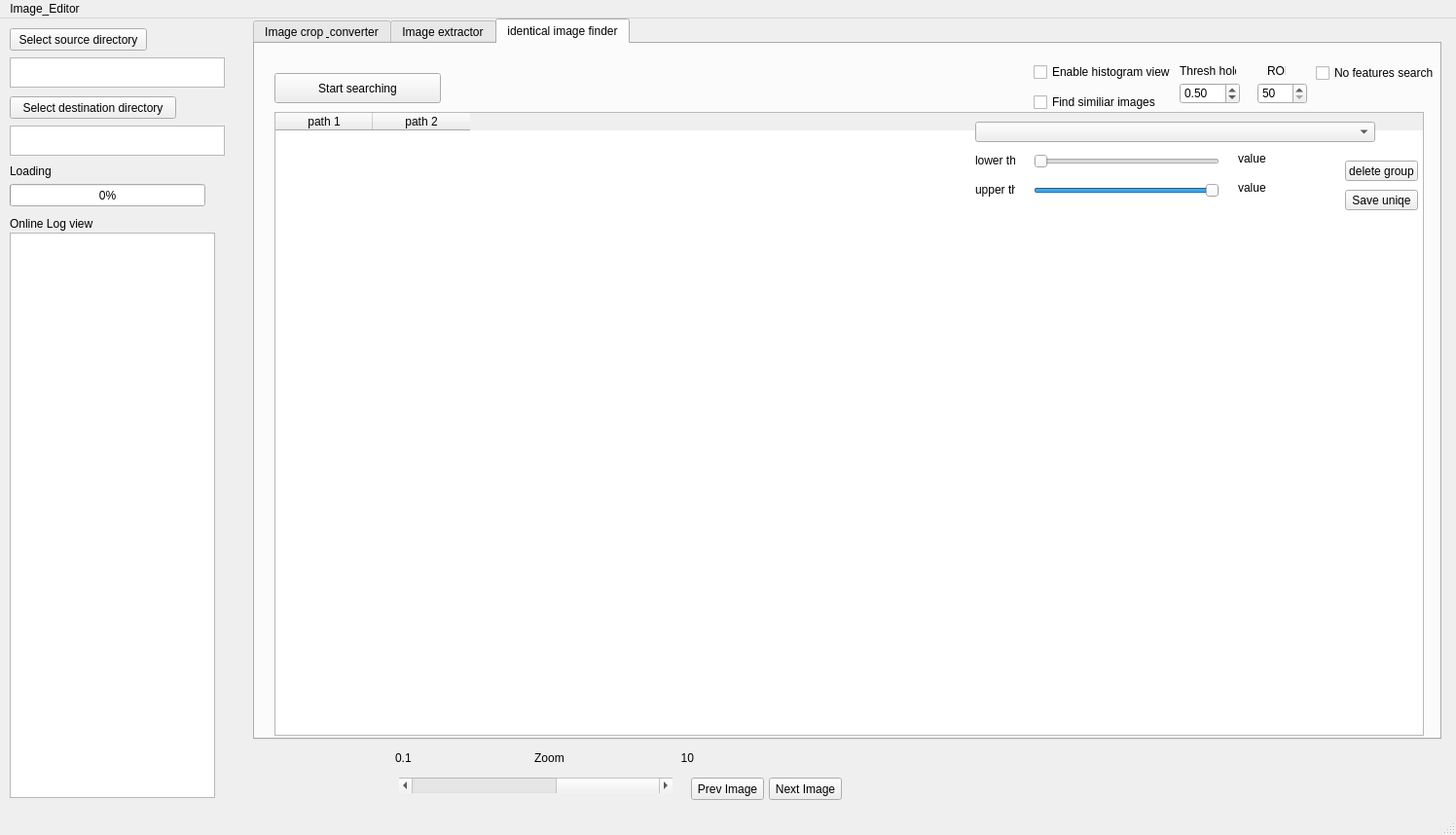
<?xml version="1.0" encoding="UTF-8"?>
<ui version="4.0">
 <class>MainWindow</class>
 <widget class="QMainWindow" name="MainWindow">
  <property name="geometry">
   <rect>
    <x>0</x>
    <y>0</y>
    <width>1496</width>
    <height>858</height>
   </rect>
  </property>
  <property name="windowTitle">
   <string>MainWindow</string>
  </property>
  <widget class="QWidget" name="centralwidget">
   <widget class="QTabWidget" name="tabWidget">
    <property name="geometry">
     <rect>
      <x>260</x>
      <y>0</y>
      <width>1221</width>
      <height>741</height>
     </rect>
    </property>
    <property name="currentIndex">
     <number>2</number>
    </property>
    <widget class="QWidget" name="crop_tab">
     <attribute name="title">
      <string>Image crop &amp; converter</string>
     </attribute>
     <widget class="QLabel" name="label_image">
      <property name="geometry">
       <rect>
        <x>0</x>
        <y>180</y>
        <width>500</width>
        <height>500</height>
       </rect>
      </property>
      <property name="text">
       <string/>
      </property>
     </widget>
     <widget class="QLabel" name="label">
      <property name="geometry">
       <rect>
        <x>0</x>
        <y>690</y>
        <width>101</width>
        <height>21</height>
       </rect>
      </property>
      <property name="text">
       <string>Original image size</string>
      </property>
     </widget>
     <widget class="QLabel" name="Source_image_size">
      <property name="geometry">
       <rect>
        <x>110</x>
        <y>690</y>
        <width>171</width>
        <height>21</height>
       </rect>
      </property>
      <property name="text">
       <string>X:              Y:</string>
      </property>
     </widget>
     <widget class="QLabel" name="text2">
      <property name="geometry">
       <rect>
        <x>30</x>
        <y>80</y>
        <width>21</width>
        <height>21</height>
       </rect>
      </property>
      <property name="text">
       <string>X: </string>
      </property>
     </widget>
     <widget class="QLabel" name="label_2">
      <property name="geometry">
       <rect>
        <x>30</x>
        <y>50</y>
        <width>151</width>
        <height>21</height>
       </rect>
      </property>
      <property name="font">
       <font>
        <pointsize>10</pointsize>
       </font>
      </property>
      <property name="text">
       <string>Output image size</string>
      </property>
     </widget>
     <widget class="QLabel" name="text2_2">
      <property name="geometry">
       <rect>
        <x>110</x>
        <y>80</y>
        <width>21</width>
        <height>21</height>
       </rect>
      </property>
      <property name="text">
       <string>Y:</string>
      </property>
     </widget>
     <widget class="QTextEdit" name="output_X_size">
      <property name="geometry">
       <rect>
        <x>50</x>
        <y>80</y>
        <width>51</width>
        <height>31</height>
       </rect>
      </property>
     </widget>
     <widget class="QTextEdit" name="output_Y_size">
      <property name="geometry">
       <rect>
        <x>130</x>
        <y>80</y>
        <width>51</width>
        <height>31</height>
       </rect>
      </property>
     </widget>
     <widget class="QRadioButton" name="radioButton">
      <property name="geometry">
       <rect>
        <x>230</x>
        <y>50</y>
        <width>91</width>
        <height>21</height>
       </rect>
      </property>
      <property name="text">
       <string>Add offset</string>
      </property>
     </widget>
     <widget class="QTextEdit" name="offset_y">
      <property name="geometry">
       <rect>
        <x>300</x>
        <y>80</y>
        <width>51</width>
        <height>31</height>
       </rect>
      </property>
     </widget>
     <widget class="QLabel" name="y_offset_text">
      <property name="geometry">
       <rect>
        <x>280</x>
        <y>80</y>
        <width>31</width>
        <height>20</height>
       </rect>
      </property>
      <property name="text">
       <string>Y:</string>
      </property>
     </widget>
     <widget class="QTextEdit" name="offset_x">
      <property name="geometry">
       <rect>
        <x>220</x>
        <y>80</y>
        <width>51</width>
        <height>31</height>
       </rect>
      </property>
     </widget>
     <widget class="QLabel" name="x_offset_text">
      <property name="geometry">
       <rect>
        <x>200</x>
        <y>80</y>
        <width>21</width>
        <height>21</height>
       </rect>
      </property>
      <property name="text">
       <string>X: </string>
      </property>
     </widget>
     <widget class="QPushButton" name="Star_seperate">
      <property name="geometry">
       <rect>
        <x>30</x>
        <y>150</y>
        <width>141</width>
        <height>23</height>
       </rect>
      </property>
      <property name="text">
       <string>Start Task</string>
      </property>
     </widget>
     <widget class="QCheckBox" name="Recipe_seperate">
      <property name="geometry">
       <rect>
        <x>30</x>
        <y>110</y>
        <width>131</width>
        <height>17</height>
       </rect>
      </property>
      <property name="text">
       <string>separate by recipe</string>
      </property>
     </widget>
     <widget class="QLabel" name="label_3">
      <property name="geometry">
       <rect>
        <x>30</x>
        <y>50</y>
        <width>151</width>
        <height>21</height>
       </rect>
      </property>
      <property name="text">
       <string>Number of images per folder</string>
      </property>
     </widget>
     <widget class="QPlainTextEdit" name="plainTextEdit">
      <property name="geometry">
       <rect>
        <x>30</x>
        <y>80</y>
        <width>101</width>
        <height>21</height>
       </rect>
      </property>
     </widget>
     <widget class="QCheckBox" name="Crop_checkbox">
      <property name="enabled">
       <bool>true</bool>
      </property>
      <property name="geometry">
       <rect>
        <x>30</x>
        <y>20</y>
        <width>101</width>
        <height>18</height>
       </rect>
      </property>
      <property name="text">
       <string>Crop Images</string>
      </property>
      <property name="checked">
       <bool>true</bool>
      </property>
     </widget>
     <widget class="QCheckBox" name="seperate_checkbox">
      <property name="geometry">
       <rect>
        <x>150</x>
        <y>20</y>
        <width>141</width>
        <height>18</height>
       </rect>
      </property>
      <property name="text">
       <string>Seperate to sub folder</string>
      </property>
     </widget>
     <widget class="QLabel" name="label_11">
      <property name="geometry">
       <rect>
        <x>770</x>
        <y>80</y>
        <width>141</width>
        <height>20</height>
       </rect>
      </property>
      <property name="font">
       <font>
        <pointsize>11</pointsize>
        <weight>75</weight>
        <bold>true</bold>
       </font>
      </property>
      <property name="text">
       <string>Image Histogram</string>
      </property>
     </widget>
     <widget class="QLabel" name="hist_label_2">
      <property name="geometry">
       <rect>
        <x>550</x>
        <y>150</y>
        <width>591</width>
        <height>31</height>
       </rect>
      </property>
      <property name="text">
       <string/>
      </property>
     </widget>
     <widget class="QWidget" name="widget" native="true">
      <property name="geometry">
       <rect>
        <x>539</x>
        <y>170</y>
        <width>600</width>
        <height>511</height>
       </rect>
      </property>
     </widget>
     <widget class="QLabel" name="hist_label">
      <property name="geometry">
       <rect>
        <x>550</x>
        <y>130</y>
        <width>591</width>
        <height>31</height>
       </rect>
      </property>
      <property name="text">
       <string/>
      </property>
     </widget>
     <widget class="QCheckBox" name="seperate_oclass">
      <property name="geometry">
       <rect>
        <x>310</x>
        <y>20</y>
        <width>141</width>
        <height>18</height>
       </rect>
      </property>
      <property name="text">
       <string>Seperate by  Oclass</string>
      </property>
     </widget>
    </widget>
    <widget class="QWidget" name="image_extractor_tab">
     <attribute name="title">
      <string>Image extractor</string>
     </attribute>
     <widget class="QLabel" name="label_5">
      <property name="geometry">
       <rect>
        <x>150</x>
        <y>10</y>
        <width>600</width>
        <height>600</height>
       </rect>
      </property>
      <property name="text">
       <string/>
      </property>
     </widget>
    </widget>
    <widget class="QWidget" name="duplicate_tab">
     <attribute name="title">
      <string>identical image finder</string>
     </attribute>
     <widget class="QPushButton" name="seek_identical">
      <property name="geometry">
       <rect>
        <x>20</x>
        <y>30</y>
        <width>171</width>
        <height>31</height>
       </rect>
      </property>
      <property name="text">
       <string>Start searching</string>
      </property>
     </widget>
     <widget class="QTableWidget" name="tableWidget">
      <property name="geometry">
       <rect>
        <x>20</x>
        <y>70</y>
        <width>1181</width>
        <height>641</height>
       </rect>
      </property>
      <column>
       <property name="text">
        <string>path 1</string>
       </property>
      </column>
      <column>
       <property name="text">
        <string>path 2</string>
       </property>
      </column>
     </widget>
     <widget class="QSlider" name="horizontalSlider">
      <property name="geometry">
       <rect>
        <x>800</x>
        <y>110</y>
        <width>191</width>
        <height>22</height>
       </rect>
      </property>
      <property name="singleStep">
       <number>1</number>
      </property>
      <property name="orientation">
       <enum>Qt::Horizontal</enum>
      </property>
     </widget>
     <widget class="QCheckBox" name="hist_analysis">
      <property name="geometry">
       <rect>
        <x>800</x>
        <y>20</y>
        <width>141</width>
        <height>18</height>
       </rect>
      </property>
      <property name="text">
       <string>Enable histogram view</string>
      </property>
     </widget>
     <widget class="QLabel" name="hist_min">
      <property name="geometry">
       <rect>
        <x>800</x>
        <y>80</y>
        <width>51</width>
        <height>16</height>
       </rect>
      </property>
      <property name="text">
       <string>min</string>
      </property>
     </widget>
     <widget class="QLabel" name="hist_max">
      <property name="geometry">
       <rect>
        <x>940</x>
        <y>80</y>
        <width>51</width>
        <height>16</height>
       </rect>
      </property>
      <property name="text">
       <string>max</string>
      </property>
     </widget>
     <widget class="QLabel" name="hist_value">
      <property name="geometry">
       <rect>
        <x>1010</x>
        <y>110</y>
        <width>51</width>
        <height>16</height>
       </rect>
      </property>
      <property name="text">
       <string>value</string>
      </property>
     </widget>
     <widget class="QSlider" name="horizontalSlider_2">
      <property name="geometry">
       <rect>
        <x>800</x>
        <y>140</y>
        <width>191</width>
        <height>22</height>
       </rect>
      </property>
      <property name="value">
       <number>99</number>
      </property>
      <property name="orientation">
       <enum>Qt::Horizontal</enum>
      </property>
     </widget>
     <widget class="QLabel" name="hist_lower">
      <property name="geometry">
       <rect>
        <x>740</x>
        <y>110</y>
        <width>41</width>
        <height>20</height>
       </rect>
      </property>
      <property name="text">
       <string>lower th</string>
      </property>
     </widget>
     <widget class="QLabel" name="hist_upper">
      <property name="geometry">
       <rect>
        <x>740</x>
        <y>140</y>
        <width>41</width>
        <height>20</height>
       </rect>
      </property>
      <property name="text">
       <string>upper th</string>
      </property>
     </widget>
     <widget class="QLabel" name="hist_value_2">
      <property name="geometry">
       <rect>
        <x>1010</x>
        <y>140</y>
        <width>51</width>
        <height>16</height>
       </rect>
      </property>
      <property name="text">
       <string>value</string>
      </property>
     </widget>
     <widget class="QLabel" name="label_7">
      <property name="geometry">
       <rect>
        <x>720</x>
        <y>220</y>
        <width>501</width>
        <height>431</height>
       </rect>
      </property>
      <property name="text">
       <string/>
      </property>
     </widget>
     <widget class="QCheckBox" name="similar_analysis">
      <property name="geometry">
       <rect>
        <x>800</x>
        <y>50</y>
        <width>131</width>
        <height>20</height>
       </rect>
      </property>
      <property name="text">
       <string>Find similiar images</string>
      </property>
     </widget>
     <widget class="QComboBox" name="similar_groups">
      <property name="geometry">
       <rect>
        <x>740</x>
        <y>80</y>
        <width>411</width>
        <height>21</height>
       </rect>
      </property>
     </widget>
     <widget class="QLabel" name="label_8">
      <property name="geometry">
       <rect>
        <x>760</x>
        <y>250</y>
        <width>400</width>
        <height>400</height>
       </rect>
      </property>
      <property name="text">
       <string/>
      </property>
     </widget>
     <widget class="QLabel" name="label_9">
      <property name="geometry">
       <rect>
        <x>950</x>
        <y>20</y>
        <width>58</width>
        <height>16</height>
       </rect>
      </property>
      <property name="text">
       <string>Thresh hold</string>
      </property>
     </widget>
     <widget class="QDoubleSpinBox" name="doubleSpinBox">
      <property name="geometry">
       <rect>
        <x>950</x>
        <y>40</y>
        <width>62</width>
        <height>22</height>
       </rect>
      </property>
      <property name="decimals">
       <number>2</number>
      </property>
      <property name="minimum">
       <double>0.100000000000000</double>
      </property>
      <property name="maximum">
       <double>1.000000000000000</double>
      </property>
      <property name="singleStep">
       <double>0.010000000000000</double>
      </property>
      <property name="value">
       <double>0.500000000000000</double>
      </property>
     </widget>
     <widget class="QSpinBox" name="spinBox_ROI">
      <property name="geometry">
       <rect>
        <x>1030</x>
        <y>40</y>
        <width>51</width>
        <height>22</height>
       </rect>
      </property>
      <property name="minimum">
       <number>50</number>
      </property>
      <property name="maximum">
       <number>350</number>
      </property>
      <property name="singleStep">
       <number>10</number>
      </property>
     </widget>
     <widget class="QLabel" name="label_12">
      <property name="geometry">
       <rect>
        <x>1040</x>
        <y>20</y>
        <width>19</width>
        <height>16</height>
       </rect>
      </property>
      <property name="text">
       <string>ROI</string>
      </property>
     </widget>
     <widget class="QPushButton" name="delete_group">
      <property name="geometry">
       <rect>
        <x>1120</x>
        <y>120</y>
        <width>75</width>
        <height>21</height>
       </rect>
      </property>
      <property name="text">
       <string>delete group</string>
      </property>
     </widget>
     <widget class="QCheckBox" name="No_features">
      <property name="geometry">
       <rect>
        <x>1090</x>
        <y>20</y>
        <width>121</width>
        <height>20</height>
       </rect>
      </property>
      <property name="text">
       <string>No features search</string>
      </property>
     </widget>
     <widget class="QPushButton" name="Save_uniqe">
      <property name="enabled">
       <bool>true</bool>
      </property>
      <property name="geometry">
       <rect>
        <x>1120</x>
        <y>150</y>
        <width>75</width>
        <height>21</height>
       </rect>
      </property>
      <property name="text">
       <string>Save uniqe</string>
      </property>
     </widget>
    </widget>
   </widget>
   <widget class="QPlainTextEdit" name="Source_TextEdit">
    <property name="geometry">
     <rect>
      <x>10</x>
      <y>40</y>
      <width>221</width>
      <height>31</height>
     </rect>
    </property>
    <property name="plainText">
     <string/>
    </property>
   </widget>
   <widget class="QLabel" name="label_10">
    <property name="geometry">
     <rect>
      <x>10</x>
      <y>150</y>
      <width>47</width>
      <height>14</height>
     </rect>
    </property>
    <property name="text">
     <string>Loading</string>
    </property>
   </widget>
   <widget class="QPushButton" name="source_button">
    <property name="geometry">
     <rect>
      <x>10</x>
      <y>10</y>
      <width>141</width>
      <height>23</height>
     </rect>
    </property>
    <property name="text">
     <string>Select source directory</string>
    </property>
   </widget>
   <widget class="QProgressBar" name="progressBar">
    <property name="geometry">
     <rect>
      <x>10</x>
      <y>170</y>
      <width>201</width>
      <height>23</height>
     </rect>
    </property>
    <property name="value">
     <number>0</number>
    </property>
   </widget>
   <widget class="QLabel" name="label_4">
    <property name="geometry">
     <rect>
      <x>10</x>
      <y>200</y>
      <width>101</width>
      <height>21</height>
     </rect>
    </property>
    <property name="text">
     <string>Online Log view</string>
    </property>
   </widget>
   <widget class="QListWidget" name="Log_listwidget">
    <property name="geometry">
     <rect>
      <x>10</x>
      <y>220</y>
      <width>211</width>
      <height>581</height>
     </rect>
    </property>
   </widget>
   <widget class="QPlainTextEdit" name="destination_TextEdit">
    <property name="geometry">
     <rect>
      <x>10</x>
      <y>110</y>
      <width>221</width>
      <height>31</height>
     </rect>
    </property>
    <property name="plainText">
     <string/>
    </property>
   </widget>
   <widget class="QPushButton" name="destination_button">
    <property name="geometry">
     <rect>
      <x>10</x>
      <y>80</y>
      <width>171</width>
      <height>23</height>
     </rect>
    </property>
    <property name="text">
     <string>Select destination directory</string>
    </property>
   </widget>
   <widget class="QPushButton" name="Extractor_next">
    <property name="geometry">
     <rect>
      <x>790</x>
      <y>780</y>
      <width>75</width>
      <height>23</height>
     </rect>
    </property>
    <property name="text">
     <string>Next Image</string>
    </property>
   </widget>
   <widget class="QLabel" name="label_6">
    <property name="geometry">
     <rect>
      <x>406</x>
      <y>750</y>
      <width>321</width>
      <height>20</height>
     </rect>
    </property>
    <property name="text">
     <string>0.1                                      Zoom                                    10</string>
    </property>
   </widget>
   <widget class="QPushButton" name="Extractor_prev">
    <property name="geometry">
     <rect>
      <x>710</x>
      <y>780</y>
      <width>75</width>
      <height>23</height>
     </rect>
    </property>
    <property name="text">
     <string>Prev Image</string>
    </property>
   </widget>
   <widget class="QScrollBar" name="horizontalScrollBar">
    <property name="geometry">
     <rect>
      <x>410</x>
      <y>780</y>
      <width>281</width>
      <height>16</height>
     </rect>
    </property>
    <property name="minimum">
     <number>1</number>
    </property>
    <property name="maximum">
     <number>15</number>
    </property>
    <property name="value">
     <number>15</number>
    </property>
    <property name="orientation">
     <enum>Qt::Horizontal</enum>
    </property>
   </widget>
  </widget>
  <widget class="QStatusBar" name="statusbar"/>
  <widget class="QMenuBar" name="menubar">
   <property name="geometry">
    <rect>
     <x>0</x>
     <y>0</y>
     <width>1496</width>
     <height>22</height>
    </rect>
   </property>
   <widget class="QMenu" name="menuImage_Editor">
    <property name="title">
     <string>Image_Editor</string>
    </property>
    <addaction name="separator"/>
   </widget>
   <addaction name="menuImage_Editor"/>
  </widget>
 </widget>
 <resources/>
 <connections/>
</ui>
